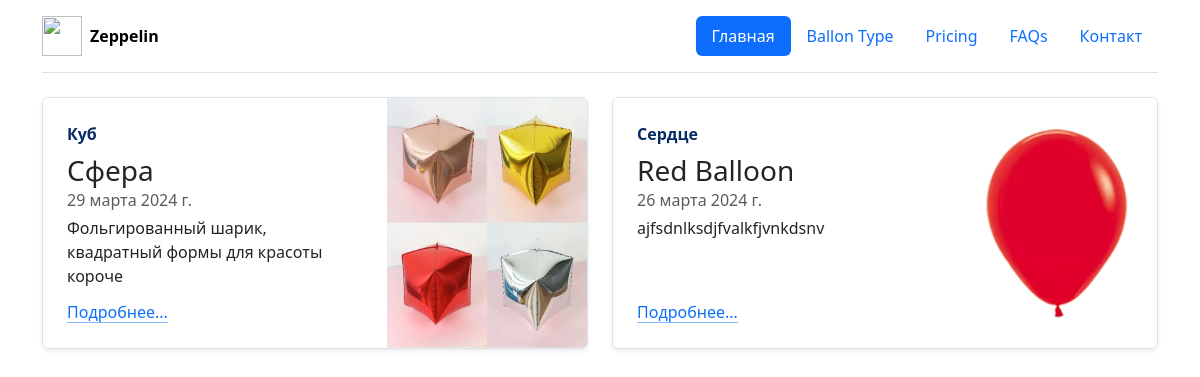
The page / on the database its author committed.
### blog/models.py (models this page shows, shortened)
class Baloon(models.Model):
    image = models.ImageField(
        upload_to="baloon-image",
        verbose_name="Изображение",
        help_text="Загрузите изображение",
        null=True
    )
    title = models.CharField(
        max_length=255,
        verbose_name="Заголовок",
        help_text="Введите заголовок."
    )
    description = models.TextField(
        max_length=700,
        verbose_name="Описание",
        help_text="Введите описание."
    )
    baloon_color = models.ForeignKey(
        BaloonColor,
        on_delete=models.CASCADE,
        verbose_name="Цвет",
        help_text="Выберите цвет шарика."
    )
    baloon_size = models.ForeignKey(
        BaloonSize,
        on_delete=models.CASCADE,
        verbose_name="Размер",
        help_text="Выберите размер шарика."
    )
    baloon_type = models.ForeignKey(
        BaloonType,
        on_delete=models.CASCADE,
        verbose_name="Тип шарика",
        help_text="Выберите тип шарика."
    )
    is_helium = models.BooleanField(
        default=False,
        verbose_name="С гелием",
        help_text="Укажите, содержит ли этот тип шарика гелий."
    )
    is_painted = models.BooleanField(
        default=False,
        verbose_name="С рисунком",
        help_text="Укажите, имеет ли этот тип шарика рисунок."
    )
    is_metallic = models.BooleanField(
        default=False,
        verbose_name = "Металлик",
        help_text = "Укажите является ли цвет шара металликом"
    )
    is_foil = models.BooleanField(
        default=False,
        verbose_name = "Фольгированный",
        help_text = "Укажите является ли этот тип шарика фольгированным"
    )
    price = models.DecimalField(
        max_digits=10,
        decimal_places=2,
        default=0,
        verbose_name="Цена")
    price_specifications = models.ForeignKey(
        PriceBaloonSpecifications,
        on_delete=models.PROTECT,
        verbose_name = "Цена характеристик",
        help_text = "Укажите цену для этого типа щарика"
    )
    created_at = models.DateField(
        auto_now_add=True,
        verbose_name = "Дата создания",
        help_text = "Дата и время создания записи"
    )
    class Meta:
        verbose_name = "Шарик"
        verbose_name_plural = "Шарики"
        ordering = ["-created_at"]

class BaloonType(models.Model):
    name = models.CharField(
        max_length = 255,
        verbose_name="Название"
    )
    type_price = models.PositiveBigIntegerField(
        default=150,
        verbose_name="Цена типа шарика",
        help_text='Укажите цену для этого типа шарика'
    )
    created_at = models.DateField(
        auto_now_add=True,
        verbose_name = "Дата создания",
        help_text = "Дата и время создания записи"
    )
    description = models.CharField(
        max_length = 700,
        null=True,
        verbose_name="Описание данного типа шариков",
        help_text = "Опишите данный тип шаров"
    )
    class Meta:
        verbose_name="Тип шарика"
        verbose_name_plural = "Тип шариков"
        ordering = ["-created_at"]

### blog/views.py (the view)
# urls.py: path("", index, name="main-page"),
def index(request):
    baloons = Baloon.objects.all()
    context = {
        'all_baloons':baloons
    }
    return render(request, 'index.html', context)

### templates/index.html (shortened to what this page needs)
{% extends 'base.html'%}
{%block content%}
    <div class='container'>
        <div class="row mb-2">
            {% for baloon in all_baloons %}
            <div class="col-md-6">
                <div
                    class="row g-0 border rounded overflow-hidden flex-md-row mb-4 shadow-sm h-md-250 position-relative">
                    <div class="col p-4 d-flex flex-column position-static">
                        <strong class="d-inline-block mb-2 text-primary-emphasis">{{baloon.baloon_type.name}}</strong>
                        <h3 class="mb-0">{{ baloon.title }}</h3>
                        <div class="mb-1 text-body-secondary">{{baloon.created_at}}</div>
                        <p class="card-text mb-auto">{{baloon.description|truncatechars:100}}</p>
                        <a href="{% url 'detail-page' baloon.pk %}" class="icon-link gap-1 icon-link-hover stretched-link">
                            Подробнее...
                            <svg class="bi">
                                <use xlink:href="#chevron-right"></use>
                            </svg>
                        </a>
                    </div>
                    <div class="col-auto d-none d-lg-block">
                        {% if baloon.image %}
                            <img src="{{baloon.image.url}}" alt="" class="bd-placeholder-img" width="200" height="250">
                        {% endif %}
                    </div>
                </div>
            </div>
            {% endfor %}
        </div>
    </div>
</body>
{% endblock %}

### rows shown on the page
Baloon: baloon_type.name "Куб", title "Сфера", created_at "29 марта 2024 г.", description "Фольгированный шарик, квадратный формы для красоты короче", image (picture)
Baloon: baloon_type.name "Сердце", title "Red Balloon", created_at "26 марта 2024 г.", description "ajfsdnlksdjfvalkfjvnkdsnv", image (picture)
